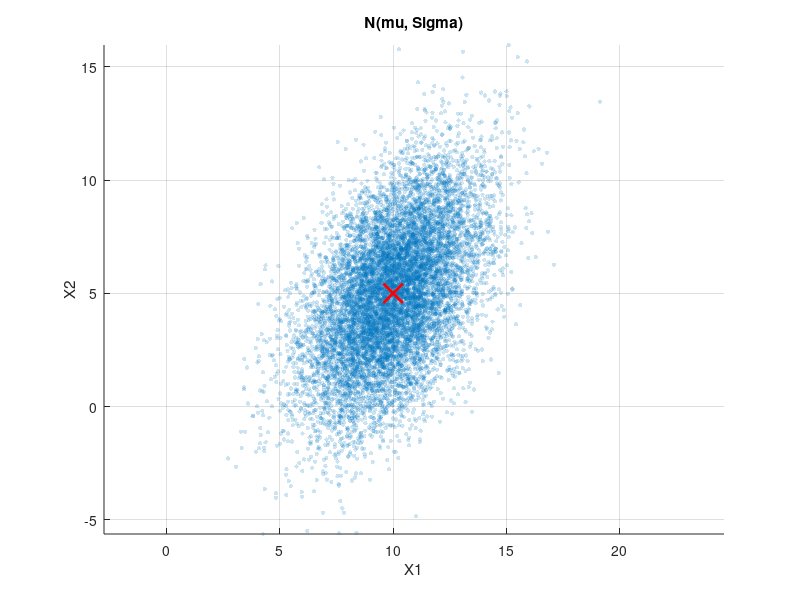

This figure's MATLAB source:
%% Verfahren
% mu: Ziel-Mittelwert
mu = [10; 
      5];

% Ziel-Kovarianzmatrix
Sigma = [4, 3; 
         3, 9];

n = length(mu);
N = 10000;


% cholesky mit sigma = A * A^T  oder sigma = V * (D^(1/2))
A = chol(Sigma, 'lower');

% Z als N(0, I) Verteilung.
Z = randn(n, N);


% transformation
X = A * Z + mu;

%% Plots

X_T = X';

mu_t = mean(X_T);
Sigma_t = cov(X_T);

figure;
scatter(X(1,:), X(2,:), 10, 'filled', 'MarkerFaceAlpha', 0.2);
title('N(mu, Sigma)');
xlabel('X1');
ylabel('X2');
axis equal;
grid on;
hold on;

plot(mu(1), mu(2), 'rx', 'MarkerSize', 14, 'LineWidth', 2);